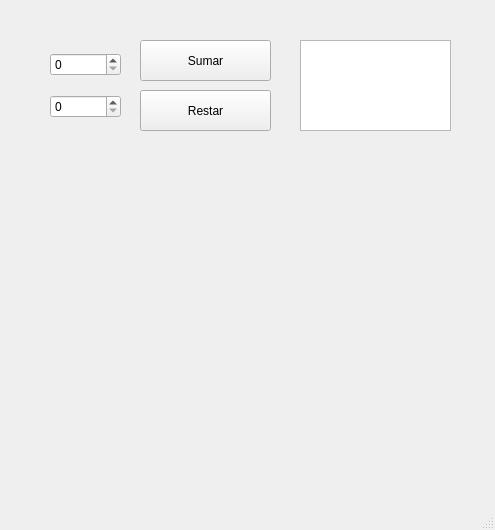
<?xml version="1.0" encoding="UTF-8"?>
<ui version="4.0">
 <class>restar</class>
 <widget class="QMainWindow" name="restar">
  <property name="geometry">
   <rect>
    <x>0</x>
    <y>0</y>
    <width>495</width>
    <height>530</height>
   </rect>
  </property>
  <property name="windowTitle">
   <string>MainWindow</string>
  </property>
  <widget class="QWidget" name="centralwidget">
   <widget class="QWidget" name="verticalLayoutWidget">
    <property name="geometry">
     <rect>
      <x>50</x>
      <y>40</y>
      <width>71</width>
      <height>91</height>
     </rect>
    </property>
    <layout class="QVBoxLayout" name="verticalLayout">
     <item>
      <widget class="QSpinBox" name="sb_numero1"/>
     </item>
     <item>
      <widget class="QSpinBox" name="sb_numero2"/>
     </item>
    </layout>
   </widget>
   <widget class="QPushButton" name="sumar">
    <property name="geometry">
     <rect>
      <x>140</x>
      <y>40</y>
      <width>131</width>
      <height>41</height>
     </rect>
    </property>
    <property name="text">
     <string>Sumar</string>
    </property>
   </widget>
   <widget class="QPushButton" name="pushButton_2">
    <property name="geometry">
     <rect>
      <x>140</x>
      <y>90</y>
      <width>131</width>
      <height>41</height>
     </rect>
    </property>
    <property name="text">
     <string>Restar</string>
    </property>
   </widget>
   <widget class="QTextEdit" name="t_resultado">
    <property name="geometry">
     <rect>
      <x>300</x>
      <y>40</y>
      <width>151</width>
      <height>91</height>
     </rect>
    </property>
    <property name="html">
     <string>&lt;!DOCTYPE HTML PUBLIC &quot;-//W3C//DTD HTML 4.0//EN&quot; &quot;http://www.w3.org/TR/REC-html40/strict.dtd&quot;&gt;
&lt;html&gt;&lt;head&gt;&lt;meta name=&quot;qrichtext&quot; content=&quot;1&quot; /&gt;&lt;meta charset=&quot;utf-8&quot; /&gt;&lt;style type=&quot;text/css&quot;&gt;
p, li { white-space: pre-wrap; }
hr { height: 1px; border-width: 0; }
li.unchecked::marker { content: &quot;\2610&quot;; }
li.checked::marker { content: &quot;\2612&quot;; }
&lt;/style&gt;&lt;/head&gt;&lt;body style=&quot; font-family:'Segoe UI'; font-size:9pt; font-weight:400; font-style:normal;&quot;&gt;
&lt;p align=&quot;center&quot; style=&quot;-qt-paragraph-type:empty; margin-top:0px; margin-bottom:0px; margin-left:0px; margin-right:0px; -qt-block-indent:0; text-indent:0px;&quot;&gt;&lt;br /&gt;&lt;/p&gt;&lt;/body&gt;&lt;/html&gt;</string>
    </property>
   </widget>
  </widget>
  <widget class="QMenuBar" name="menubar">
   <property name="geometry">
    <rect>
     <x>0</x>
     <y>0</y>
     <width>495</width>
     <height>22</height>
    </rect>
   </property>
  </widget>
  <widget class="QStatusBar" name="statusbar"/>
 </widget>
 <resources/>
 <connections/>
</ui>
